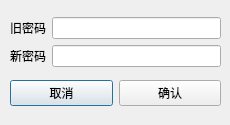
<?xml version="1.0" encoding="UTF-8"?>
<ui version="4.0">
 <class>ChangePassword</class>
 <widget class="QDialog" name="ChangePassword">
  <property name="geometry">
   <rect>
    <x>0</x>
    <y>0</y>
    <width>230</width>
    <height>125</height>
   </rect>
  </property>
  <property name="windowTitle">
   <string>更改密码</string>
  </property>
  <widget class="QWidget" name="layoutWidget">
   <property name="geometry">
    <rect>
     <x>0</x>
     <y>0</y>
     <width>231</width>
     <height>124</height>
    </rect>
   </property>
   <layout class="QVBoxLayout" name="verticalLayout_2">
    <property name="leftMargin">
     <number>10</number>
    </property>
    <property name="topMargin">
     <number>10</number>
    </property>
    <property name="rightMargin">
     <number>10</number>
    </property>
    <property name="bottomMargin">
     <number>10</number>
    </property>
    <item>
     <layout class="QVBoxLayout" name="verticalLayout">
      <item>
       <layout class="QHBoxLayout" name="horizontalLayout">
        <item>
         <layout class="QVBoxLayout" name="verticalLayout_3">
          <item>
           <widget class="QLabel" name="label">
            <property name="text">
             <string>旧密码</string>
            </property>
           </widget>
          </item>
          <item>
           <widget class="QLabel" name="label_2">
            <property name="text">
             <string>新密码</string>
            </property>
           </widget>
          </item>
         </layout>
        </item>
        <item>
         <layout class="QVBoxLayout" name="verticalLayout_4">
          <item>
           <widget class="QLineEdit" name="OldPassword_changepassword">
            <property name="maxLength">
             <number>20</number>
            </property>
           </widget>
          </item>
          <item>
           <widget class="QLineEdit" name="NewPassword_changepassword">
            <property name="maxLength">
             <number>20</number>
            </property>
            <property name="echoMode">
             <enum>QLineEdit::Password</enum>
            </property>
           </widget>
          </item>
         </layout>
        </item>
       </layout>
      </item>
     </layout>
    </item>
    <item>
     <layout class="QHBoxLayout" name="horizontalLayout_3">
      <item>
       <widget class="QPushButton" name="Cancel_changepassword">
        <property name="text">
         <string>取消</string>
        </property>
       </widget>
      </item>
      <item>
       <widget class="QPushButton" name="OK_changepassword">
        <property name="text">
         <string>确认</string>
        </property>
       </widget>
      </item>
     </layout>
    </item>
   </layout>
  </widget>
 </widget>
 <resources/>
 <connections>
  <connection>
   <sender>OK_changepassword</sender>
   <signal>clicked()</signal>
   <receiver>ChangePassword</receiver>
   <slot>accept()</slot>
   <hints>
    <hint type="sourcelabel">
     <x>169</x>
     <y>98</y>
    </hint>
    <hint type="destinationlabel">
     <x>114</x>
     <y>62</y>
    </hint>
   </hints>
  </connection>
  <connection>
   <sender>Cancel_changepassword</sender>
   <signal>clicked()</signal>
   <receiver>ChangePassword</receiver>
   <slot>reject()</slot>
   <hints>
    <hint type="sourcelabel">
     <x>61</x>
     <y>98</y>
    </hint>
    <hint type="destinationlabel">
     <x>114</x>
     <y>62</y>
    </hint>
   </hints>
  </connection>
 </connections>
</ui>
